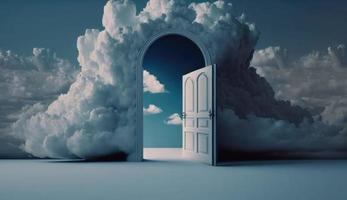
#> input picture Vision robotica/Algoritmo 3/Puerta.jpg, 347 x 200 px
$ python Ejercicio7.py
#> lines starting #> are read from the running program, lines starting #| are printed output that depends on the picture
import cv2
import numpy as np
#Sirve para abrir la imagen
im = cv2.imread('Puerta.jpg')
#> im is the input picture: shape (200, 347, 3); mean B, G, R 113.2, 100.1, 78.9

#Sirve para rotar la imagen 100°
im2 = cv2.rotate(im, cv2.ROTATE_180)
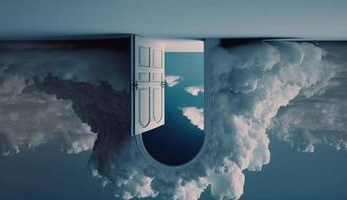
#> im2: shape (200, 347, 3); mean B, G, R 113.2, 100.1, 78.9

#Sirve para cambiar la imagen de BGR a escala de grises
ig = cv2.cvtColor(im2, cv2.COLOR_BGR2GRAY)
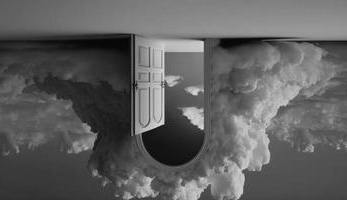
#> ig: shape (200, 347); min 4, max 230, mean 95.2

#Calcula el negativo
ig = 255 - ig
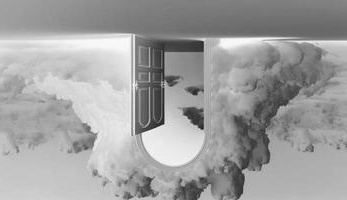
#> ig: shape (200, 347); min 25, max 251, mean 159.8

#Sirve para mostrar las imagenes
cv2.imshow('Imagen 1',im)
cv2.imshow('Imagen 2',ig)
cv2.waitKey()
